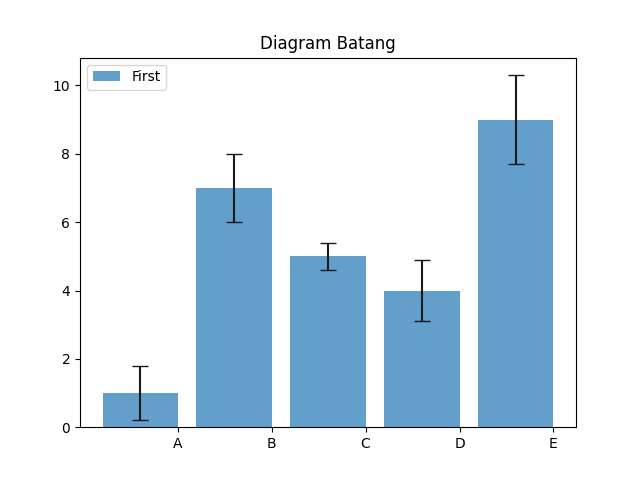

This chart was generated by the following Python code:
import numpy as np
import matplotlib.pyplot as plt

index = np.arange(5) 
values = [1,7,5,4,9] 
std = [0.8,1,0.4,0.9,1.3] 
plt.title('Diagram Batang') 
plt.bar(index,values,yerr=std,error_kw={'ecolor':'0.1','capsize':6}
 ,alpha=0.7,label='First') 
plt.xticks(index+0.4,['A','B','C','D','E']) 
plt.legend(loc=2) 
plt.show() 
